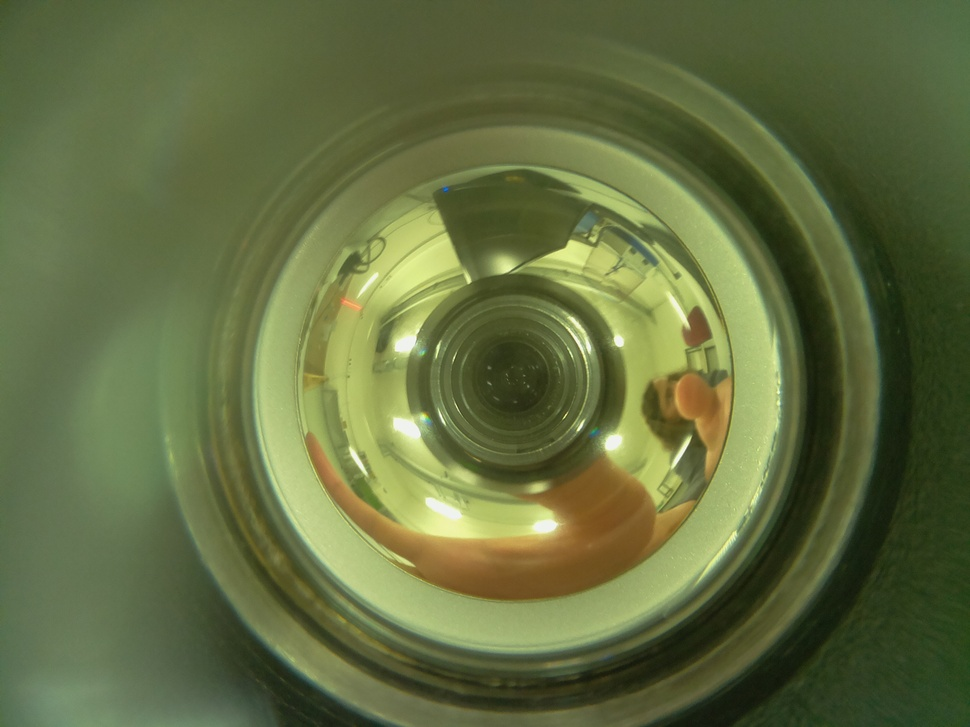
#> input picture beacon.jpg, 970 x 727 px, shrunk from 2592 x 1944 before the run
$ python blob_detection.py   (older library calls are emulated)
#> lines starting #> are read from the running program, lines starting #| are printed output that depends on the picture
#!/usr/bin/python

# Standard imports
import cv2
import numpy as np;

# Read image
im = cv2.imread("beacon.jpg", cv2.IMREAD_GRAYSCALE)
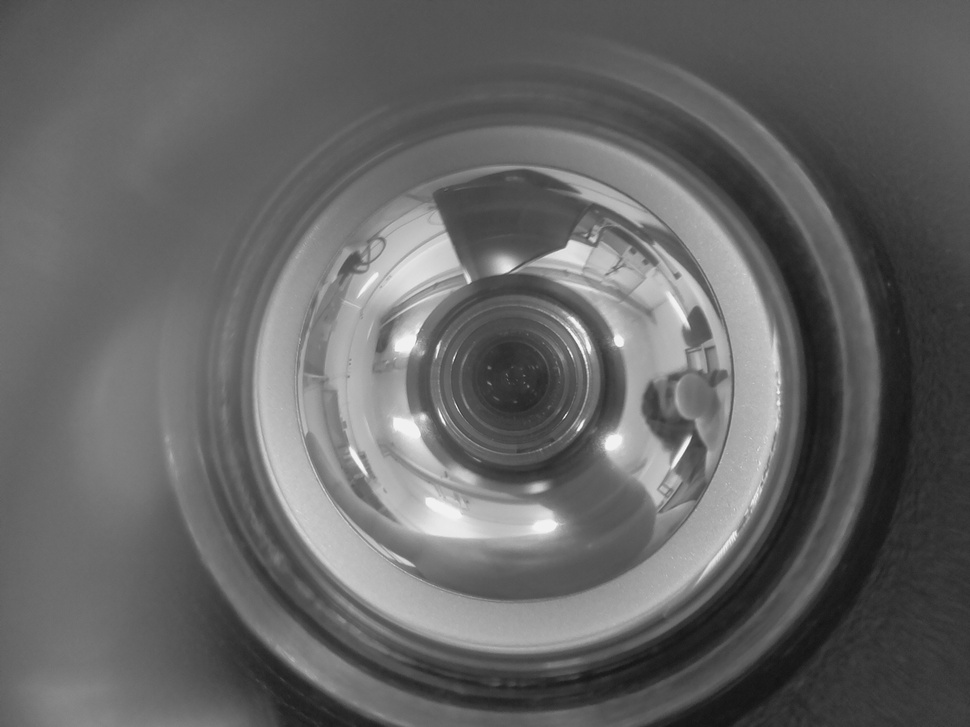
#> im: shape (727, 970); min 19, max 253, mean 101.2
print(im)
#> (printed output is left out)
# Setup SimpleBlobDetector parameters.
params = cv2.SimpleBlobDetector_Params()

# Change thresholds
params.minThreshold = 10
params.maxThreshold = 150


# Filter by Area.
params.filterByArea = True
params.minArea = 1000

# Filter by Circularity
params.filterByCircularity = True
params.minCircularity = 0.1

# Filter by Convexity
params.filterByConvexity = True
params.minConvexity = 0.87

# Filter by Inertia
params.filterByInertia = True
params.minInertiaRatio = 0.01
params.maxInertiaRatio = 0.5

# Create a detector with the parameters
ver = (cv2.__version__).split('.')
if int(ver[0]) < 3 :
	detector = cv2.SimpleBlobDetector(params)
else :
	detector = cv2.SimpleBlobDetector_create(params)


# Detect blobs.
keypoints = detector.detect(im)
#> keypoints = ()

# Draw detected blobs as red circles.
# cv2.DRAW_MATCHES_FLAGS_DRAW_RICH_KEYPOINTS ensures
# the size of the circle corresponds to the size of blob

im_with_keypoints = cv2.drawKeypoints(im, keypoints, np.array([]), (0,0,255), cv2.DRAW_MATCHES_FLAGS_DRAW_RICH_KEYPOINTS)

# Show blobs
cv2.imshow("Keypoints", im_with_keypoints)
cv2.waitKey(0)
